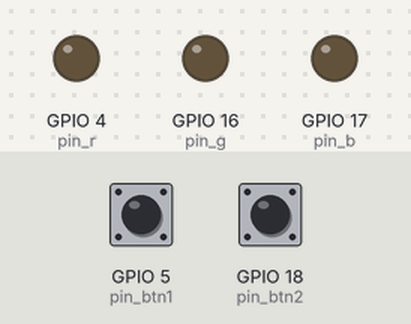
The sketch below on a simulated ESP32. Parts: output pins drawn as LEDs (lit = HIGH). Dashed ring = blinking. Inputs (shaded band) come from the test bench; at power-on: GPIO 5 (pin_btn1) LOW, GPIO 18 (pin_btn2) LOW. WiFi joins after 1.5 s; servers stay silent unless stated; uploads are accepted with an empty reply; what the sketch prints to the serial monitor is not drawn.

Above: at 3.0 s.
3.1 s: GPIO 5 (pin_btn1) pulled HIGH for 0.15 s
At 3.6 s:
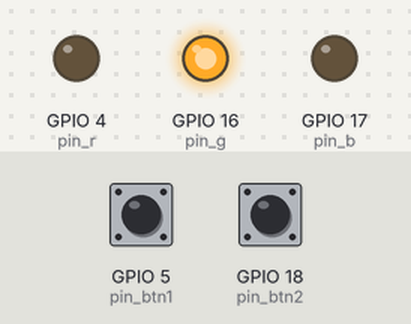
4.7 s: GPIO 18 (pin_btn2) pulled HIGH for 1 s
At 4.8 s:
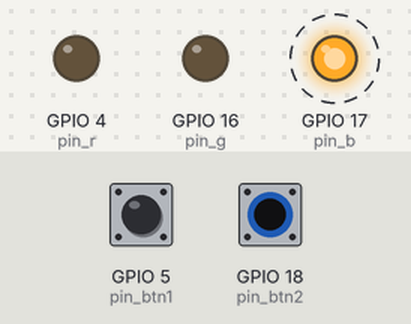
7.7 s: GPIO 18 (pin_btn2) pulled HIGH for 3.2 s
At 8.3 s:
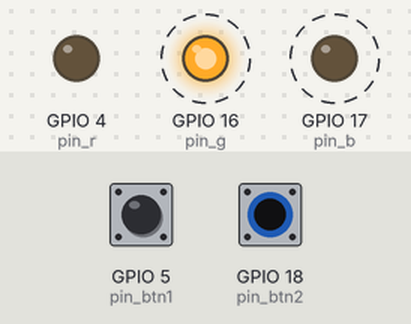
12.4 s: GPIO 5 (pin_btn1) pulled HIGH for 3.2 s
At 16.9 s:
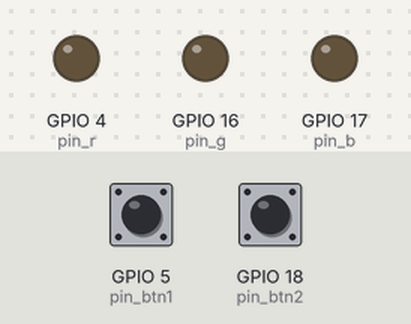
Timing chart, 0 to 18.1 s (numbered marks = the images above; inputs shaded):
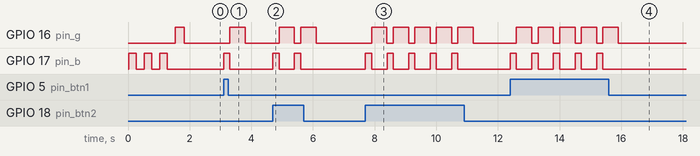

The sketch:

main.ino
```cpp
#include <WiFi.h>
#include <HTTPClient.h>

const int pin_r = 4;
const int pin_g = 16;
const int pin_b = 17;
const int pin_btn1 = 5; // thumbs down
const int pin_btn2 = 18; // thumbs up

const char* ssid = "";
const char* password = "";
const char* url = "...com/prod/dataplattform_ingest/DayRatingType";
const char* ingest_api_key = "";

unsigned long last_wifi_check = 0;

void setup() {
    Serial.begin(115200);
    delay(20);

    pinMode(pin_r, OUTPUT);
    pinMode(pin_g, OUTPUT);
    pinMode(pin_b, OUTPUT);
    pinMode(pin_btn1, INPUT);
    pinMode(pin_btn2, INPUT);

    Serial.println("Startup");
    connect_to_wifi();
    last_wifi_check = millis();
}

void connect_to_wifi() {
    Serial.print("URL: ");
    Serial.println(url);
    Serial.print("Connecting to ");
    Serial.println(ssid);
    Serial.print("Password: ");
    Serial.println(password);

    WiFi.begin(ssid, password);

    while (WiFi.status() != WL_CONNECTED) {
        Serial.print(".");
        digitalWrite(pin_b, HIGH);
        delay(250);
        digitalWrite(pin_b, LOW);
        delay(250);
    }

    Serial.println("");
    Serial.println("WiFi connected");
    Serial.println("IP address: ");
    Serial.println(WiFi.localIP());
    digitalWrite(pin_g, HIGH);
    delay(300);
    digitalWrite(pin_g, LOW);
}

void loop() {
    int btn1 = digitalRead(pin_btn1);
    int btn2 = digitalRead(pin_btn2);
    if (btn1 | btn2) {
        if (WiFi.status() != WL_CONNECTED) {
            connect_to_wifi();
        }
        digitalWrite(pin_r, LOW);
        digitalWrite(pin_b, HIGH);
        HTTPClient http;
        http.begin(url);
        http.addHeader("Content-Type", "application/json");
        http.addHeader("x-api-key", ingest_api_key);

        String post = "{\"button\": ";
        if (btn1) {
            post += "-1 ";
        } else if (btn2) {
            post += "1 ";
        }
        post += "}";
        Serial.println(post);
        int response = http.POST(post);
        digitalWrite(pin_b, LOW);
        if (response >= 200 && response < 300) {
            digitalWrite(pin_g, HIGH);
            Serial.println(response);
            Serial.println(http.getString());
        } else {
            digitalWrite(pin_r, HIGH);
            Serial.print("Error on POST: ");
            Serial.println(response);
            Serial.println(http.getString());
            delay(500);
        }
        http.end();
        delay(500);
        digitalWrite(pin_r, LOW);
        digitalWrite(pin_g, LOW);
    }

    // Check WiFi every 30 secs
    unsigned long current_millis = millis();
    if (last_wifi_check + 30000 < current_millis) {
        if (WiFi.status() != WL_CONNECTED) {
            connect_to_wifi();
        }
        last_wifi_check = current_millis;
    }
}
```

Measured:
- after the input at 3.1 s, GPIO 16 (pin_g): LOW → HIGH after 0.20 s, → LOW 0.50 s later; GPIO 17 (pin_b): LOW → HIGH at once, → LOW 0.20 s later
- after the input at 4.7 s, GPIO 16 (pin_g): alternates HIGH for 0.50 s and LOW for 0.20 s, 4 changes in all, then stays LOW, starting after 0.20 s; GPIO 17 (pin_b): alternates HIGH for 0.20 s and LOW for 0.50 s, 4 changes in all, then stays LOW, starting at once
- after the input at 7.7 s, GPIO 16 (pin_g): alternates HIGH for 0.50 s and LOW for 0.20 s, 10 changes in all, then stays LOW, starting after 0.20 s; GPIO 17 (pin_b): alternates HIGH for 0.20 s and LOW for 0.50 s, 10 changes in all, then stays LOW, starting at once
- after the input at 12.4 s, GPIO 16 (pin_g): alternates HIGH for 0.50 s and LOW for 0.20 s, 10 changes in all, then stays LOW, starting after 0.20 s; GPIO 17 (pin_b): alternates HIGH for 0.20 s and LOW for 0.50 s, 10 changes in all, then stays LOW, starting at once
